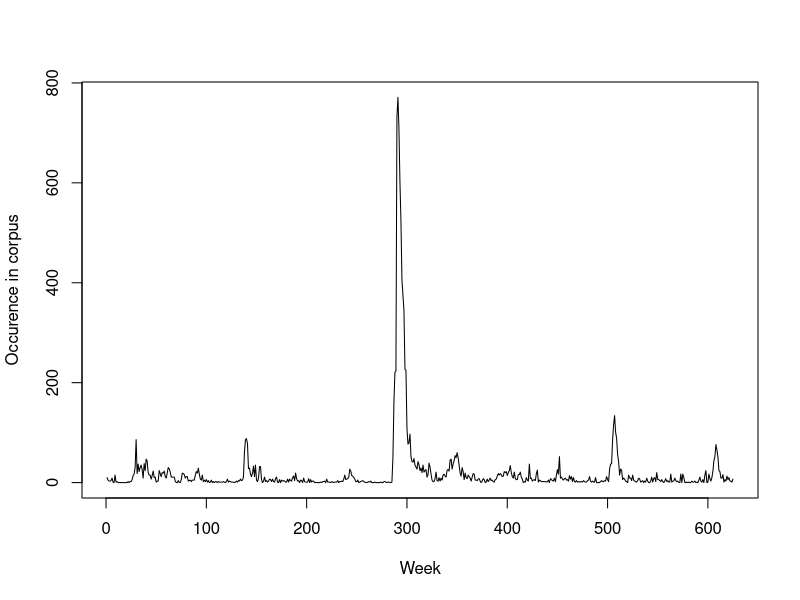

Generate this figure with R:
#!/usr/bin/Rscript


# week olera kolera cholera epidemi pest farsot
# olera is the some of kolera and cholera

series <- read.table(file = "weekly_counts.txt",
                     col.names = c("week","olera","kolera","cholera","epidemi","pest","farsot"),
                     sep = "",
                     quote = "\"",
                     dec = ".",
                     fill = TRUE,
                     comment.char = "#")

pdf( "weekly_mentions.pdf", width = 7, height = 5 )

# cairo_ps("image.eps")

plot(x = series$week,
     y = series$olera,
     type = "l",
     ylab = "Occurence in corpus",
     xlab = "Week")
